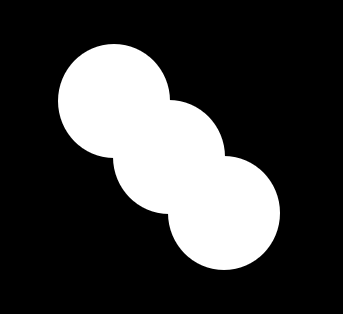
#> input picture sheet2/Test_Images/same_circles.png, 343 x 314 px, found by its file name
$ python sheet2_problem3a.py
#> lines starting #> are read from the running program, lines starting #| are printed output that depends on the picture; after the words box and inside, x2 and y2 are one past the last pixel; in counts of white or black regions, pixels touching at a corner belong together
import numpy as np
import math
import scipy
import cv2
import matplotlib.pyplot as plt
from mpl_toolkits.mplot3d import Axes3D
import skimage as ski
import time

#---------------------------------------------------------------------------------------------------
# functions

def plot_image_to_3D(plot_3d):

    plot_3d = np.asarray(plot_3d)

    x = np.linspace(0, plot_3d.shape[1]-1, plot_3d.shape[1])
    y = np.linspace(0, plot_3d.shape[0]-1, plot_3d.shape[0])
    X, Y = np.meshgrid(x , y)

    _, ax = plt.subplots(subplot_kw={"projection": "3d"})
    ax.plot_surface(X, Y, plot_3d, cmap=plt.cm.Blues, linewidth=0)

#---------------------------------------------------------------------------------------------------
# globals


#---------------------------------------------------------------------------------------------------
# images

img = cv2.imread(R'sheet2\Test_Images\same_circles.png', 0)
#> img is the input picture: shape (314, 343); min 0, max 255, mean 62
_, img = cv2.threshold(img, 127, 255, cv2.THRESH_BINARY)
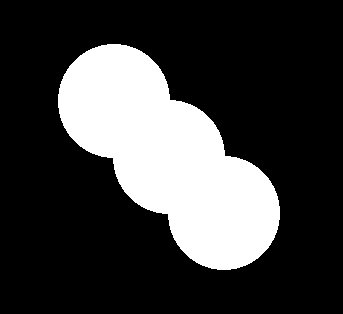
#> img: shape (314, 343); 24.3% white; 1 white region, box (x1, y1, x2, y2) and area: (58, 44, 280, 270) 26195

#---------------------------------------------------------------------------------------------------
# main
def watershed_full(img, switch):
#> called with switch = 0
    dmap = cv2.distanceTransform(img, cv2.DIST_L2, 3)                   # Distance map wird erstellt
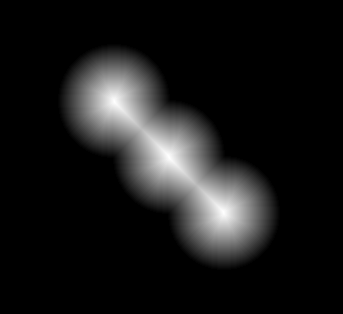
#> dmap: shape (314, 343) float32; min 0, max 54.31, mean 5.3; drawn with min black and max white
    local_max = ski.feature.peak_local_max(dmap, min_distance=10)       # Locale Maximas aus Distance map
#> local_max = [[101, 114], [157, 169], [211, 223]]

    seed = np.zeros_like(img)
    seed[tuple(local_max.T)] = 255                                      # Locale Maximas in Seed-Bild einfügen
    flood_area = cv2.subtract(img, seed)                                # Flood area entspricht der Zone zwischen der Maximas und dem schwarzen (=0) Hintergrund
#> flood_area: shape (314, 343); 24.3% white; 1 white region, box (x1, y1, x2, y2) and area: (58, 44, 280, 270) 26192
                                                                        # hier wird geflutet

    _, labels = cv2.connectedComponents(seed)                           # Alles Maximas nummerieren
    labels = labels + 1                                                 # Labels werden um +1 erhöht, sodass die Label-Nummer 0 frei wird

    labels[flood_area==255] = 0                                         # Alles was jetzt im Labelbild 0 ist wird geflutet

    labels = np.int32(labels)
    img = cv2.merge((img, np.zeros_like(img), np.zeros_like(img)))      # OpenCV watershed ist doof und braucht zwingend ein 3-channel Bild
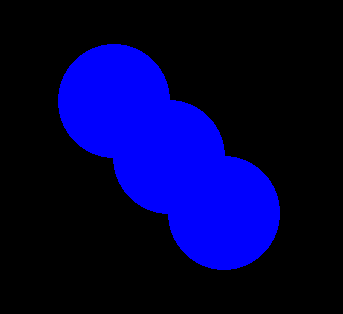
#> img: shape (314, 343, 3); mean of channels 0, 1, 2 62, 0, 0; drawn as B, G, R

    watershed = cv2.watershed(img, labels)
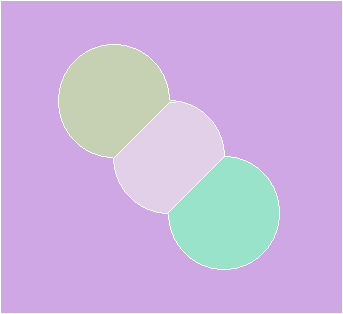
#> watershed: shape (314, 343) int32; 5 distinct labels, from -1 to 4; one colour per label, 0 black, -1 white
    seg_img = (watershed/watershed.max()) * 255
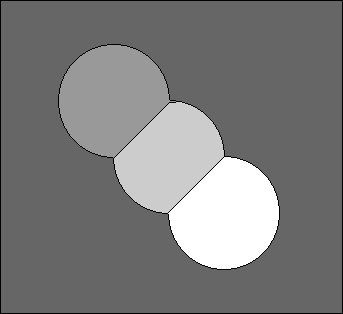
#> seg_img: shape (314, 343) float64; min -63.75, max 255, mean 91.4; drawn with min black and max white
    seg_img = np.uint8(seg_img)
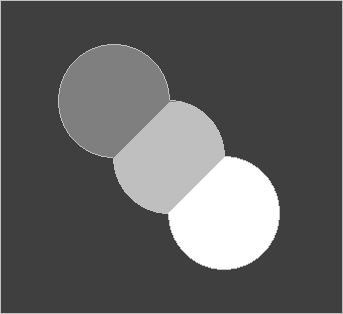
#> seg_img: shape (314, 343); min 63, max 255, mean 95.7
    if switch==0:
        return seg_img
    elif switch==1:
        return watershed.astype(np.int32)


#---------------------------------------------------------------------------------------------------
# output

segmented_img_uint8 = watershed_full(img, 0)
segmented_img_int32 = watershed_full(img, 1)

cv2.imshow('Watershed', segmented_img_uint8)
cv2.imshow('Orginal', img)

#plot_image_to_3D(segmented_img_int32)

plt.figure()
plt.imshow(segmented_img_int32)
plt.show()

#plot_image_to_3D(labels)


#---------------------------------------------------------------------------------------------------
# main-end

plt.show()
print('La fin')
cv2.waitKey(0)

$ run again, with sheet2/Test_Images/many_circles.png copied over sheet2/Test_Images/same_circles.png
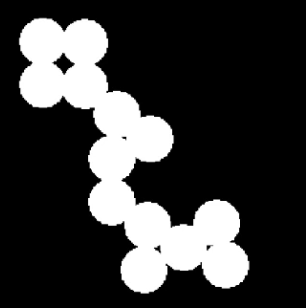
#> input picture sheet2/Test_Images/many_circles.png, 306 x 308 px, found by its file name
#> img is the input picture: shape (308, 306); min 0, max 255, mean 58.3
#> local_max = 13 rows, first 8: [41, 42], [42, 84], [84, 42], [114, 117], [223, 216], [225, 147], [202, 112], [85, 84]
#> flood_area: shape (308, 306); 22.8% white; 1 white region, box (x1, y1, x2, y2) and area: (19, 18, 249, 293) 21514
#> in watershed_full, `watershed = cv2.watershed(img, labels)`:
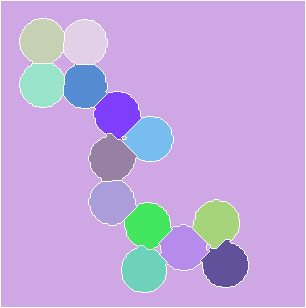
#> watershed: shape (308, 306) int32; 15 distinct labels, from -1 to 14; one colour per label, 0 black, -1 white
#> in watershed_full, `seg_img = np.uint8(seg_img)`:
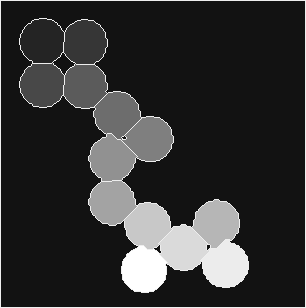
#> seg_img: shape (308, 306); min 18, max 255, mean 51.3

$ run again, with sheet2/Test_Images/overlapping_circles.png copied over sheet2/Test_Images/same_circles.png
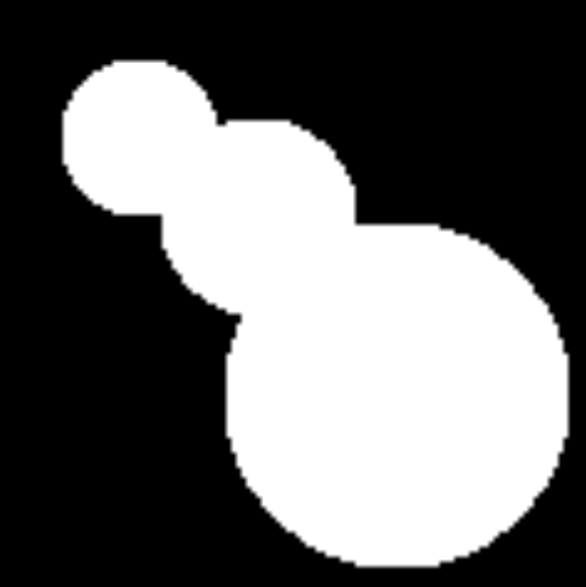
#> input picture sheet2/Test_Images/overlapping_circles.png, 586 x 587 px, found by its file name
#> img is the input picture: shape (587, 586); min 0, max 255, mean 101.9
#> in watershed_full, `dmap = cv2.distanceTransform(img, cv2.DIST_L2, 3)`:
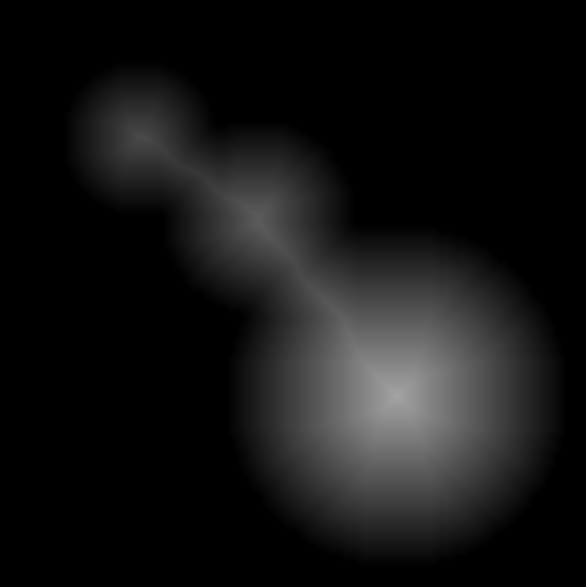
#> dmap: shape (587, 586) float32; min 0, max 163.3, mean 20.3
#> local_max = [[395, 397], [216, 258], [137, 140]]
#> flood_area: shape (587, 586); 40% white; 1 white region, box (x1, y1, x2, y2) and area: (63, 61, 568, 567) 137509
#> watershed: shape (587, 586) int32; 5 distinct labels, from -1 to 4
#> in watershed_full, `seg_img = np.uint8(seg_img)`:
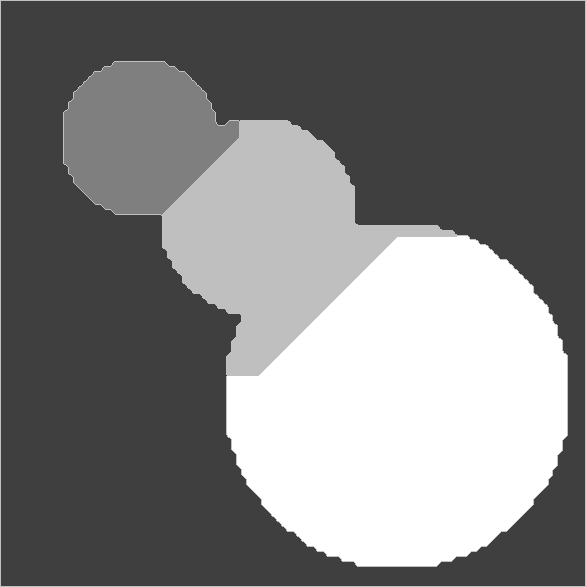
#> seg_img: shape (587, 586); min 63, max 255, mean 126.8

$ run again, with sheet2/Test_Images/tow_circles.png copied over sheet2/Test_Images/same_circles.png
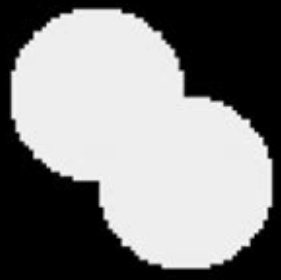
#> input picture sheet2/Test_Images/tow_circles.png, 281 x 280 px, found by its file name
#> img is the input picture: shape (280, 281); min 0, max 254, mean 132.4
#> in watershed_full, `dmap = cv2.distanceTransform(img, cv2.DIST_L2, 3)`:
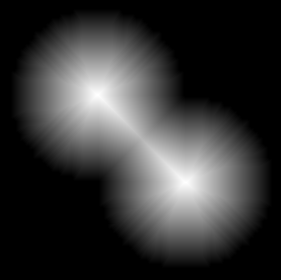
#> dmap: shape (280, 281) float32; min 0, max 82.13, mean 17.4; drawn with min black and max white
#> local_max = [[94, 97], [182, 185]]
#> flood_area: shape (280, 281); 55.4% white; 3 black regions (2 under 20 px), largest, box (x1, y1, x2, y2) and area: (0, 0, 281, 280) 35081
#> watershed: shape (280, 281) int32; 4 distinct labels, from -1 to 3
#> in watershed_full, `seg_img = np.uint8(seg_img)`:
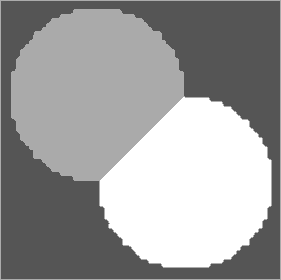
#> seg_img: shape (280, 281); min 85, max 255, mean 156.4
